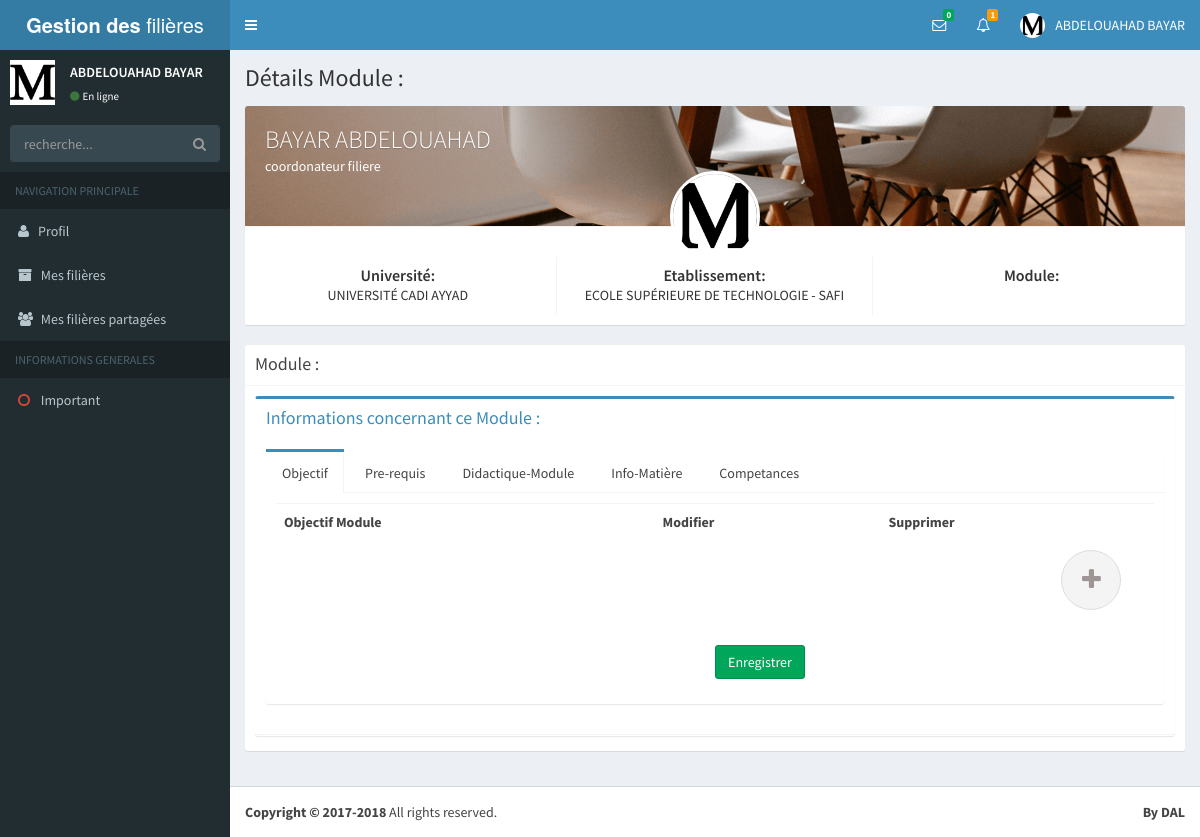
The page /Coordonateur_module/CordonnateurM.php (signed in) on the database its author committed.
### tables this page shows
CREATE TABLE IF NOT EXISTS `coordonateur_filiere` (
  `CODE_COR_FIL` int(11) NOT NULL AUTO_INCREMENT,
  `CODE_ETA` int(11) DEFAULT '1',
  `CODE_DEPT` int(11) DEFAULT '1',
  `PSEUDO` varchar(50) DEFAULT NULL,
  `PASSWORD` varchar(50) DEFAULT NULL,
  `NOM_COR_FIL` varchar(50) DEFAULT NULL,
  `PRENOM_COR_FIL` varchar(50) DEFAULT NULL,
  `SPCIALITE_COR_FIL` int(11) DEFAULT '1',
  `GRADE_COR_FIL` int(11) DEFAULT '1',
  `EMAIL_COR_FIL` varchar(60) DEFAULT NULL,
  `TELE_COR_FIL` varchar(20) DEFAULT NULL,
  `IMAGE_COR_FIL` text,
  `ETAT` varchar(50) DEFAULT 'coordonateur filiere',
  PRIMARY KEY (`CODE_COR_FIL`),
  UNIQUE KEY `PSEUDO` (`PSEUDO`),
  KEY `FK_ASSEMBLER` (`CODE_DEPT`),
  KEY `FK_DISPOSE` (`CODE_ETA`),
  KEY `CODE_ETA` (`CODE_ETA`),
  KEY `CODE_DEPT` (`CODE_DEPT`),
  KEY `GRADE_COR_FIL` (`GRADE_COR_FIL`),
  KEY `f11` (`SPCIALITE_COR_FIL`)
);

CREATE TABLE IF NOT EXISTS `coordonateur_module` (
  `CODE_COR_MODU` int(11) NOT NULL AUTO_INCREMENT,
  `CODE_DEPT` int(11) DEFAULT '1',
  `PSEUDO` varchar(50) DEFAULT NULL,
  `PASSWORD` varchar(50) DEFAULT NULL,
  `NOM_COR_MODU` varchar(50) DEFAULT NULL,
  `PRENOM_COR_MODU` varchar(50) DEFAULT NULL,
  `SPECIALITE_COR_MODU` int(11) DEFAULT '1',
  `GRADE_COR_MODU` int(11) DEFAULT '1',
  `CODE_ETA` int(11) DEFAULT NULL,
  `EMAIL_COR_MODU` varchar(60) DEFAULT NULL,
  `TELE_COR_MODU` varchar(20) DEFAULT NULL,
  `IMAGE_COR_MODU` text,
  `ETAT` varchar(50) DEFAULT 'Coordonnateur Module',
  PRIMARY KEY (`CODE_COR_MODU`),
  UNIQUE KEY `PSEUDO` (`PSEUDO`),
  KEY `FK_APPARTIENT` (`CODE_DEPT`),
  KEY `CODE_DEPT` (`CODE_DEPT`),
  KEY `SPECIALITE_COR_MODU` (`SPECIALITE_COR_MODU`),
  KEY `CODE_ETA` (`CODE_ETA`),
  KEY `GRADE_COR_MODU` (`GRADE_COR_MODU`)
);

CREATE TABLE IF NOT EXISTS `universite` (
  `CODE_UNIVERSITE` int(11) NOT NULL AUTO_INCREMENT,
  `CODE_VILLE` int(11) DEFAULT NULL,
  `NOM_UNIVERSITE` varchar(50) DEFAULT NULL,
  PRIMARY KEY (`CODE_UNIVERSITE`),
  KEY `CODE_VILLE` (`CODE_VILLE`)
);

CREATE TABLE IF NOT EXISTS `etablissement` (
  `CODE_ETA` int(11) NOT NULL AUTO_INCREMENT,
  `CODE_UNIVERSITE` int(11) DEFAULT NULL,
  `NOM_ETA` varchar(50) DEFAULT NULL,
  PRIMARY KEY (`CODE_ETA`),
  UNIQUE KEY `CODE_UNIVERSITE` (`CODE_UNIVERSITE`,`NOM_ETA`),
  KEY `FK_DERIGE` (`CODE_UNIVERSITE`)
);

### Coordonateur_module/CordonnateurM.php (the view, shortened to what the rows shown need)
<?php
include '../connexion.php';
$Etat = $_SESSION['NIV'];
if(isset($_SESSION['hhh']))
{
$idmodule =$_SESSION['id_M'];
$reqq00  = ($bd->query('Select CODE_COR_MODU FROM module WHERE CODE_MODU ="'.$idmodule.'" '));
$ress00 = $reqq00->fetch();
$rest=$ress00['CODE_COR_MODU'];
$reqq  = ($bd->query('Select CM.NOM_COR_MODU,CM.PRENOM_COR_MODU,D.NOM_DEPT as nom_dept,D.CODE_DEPT As code_dept from coordonateur_module CM,departement D WHERE CM.CODE_COR_MODU  ="'.$rest.'" AND CM.CODE_DEPT=D.CODE_DEPT '));
$reqq2 = ($bd->query('select  U.NOM_UNIVERSITE , E.NOM_ETA from coordonateur_module as C  , etablissement as E  , universite as U  , departement as D where   C.CODE_COR_MODU="'.$rest.'" and C.CODE_DEPT=D.CODE_DEPT and  D.CODE_ETA= E.CODE_ETA and E.CODE_UNIVERSITE = U.CODE_UNIVERSITE ;'));
$reqq3  =($bd->query('Select  NOM_MODU,ID_SEMSTRE from module  WHERE CODE_MODU="'.$idmodule.'"'));
$reqq9  =($bd->query('Select  CODE_MODU from module WHERE CODE_MODU="'.$idmodule.'" '));
$req2 = ($bd->query('select U.CODE_UNIVERSITE as code_uni,U.NOM_UNIVERSITE as nom_uni,E.NOM_ETA as nom_eta,E.CODE_ETA as code_eta from coordonateur_module as CM,etablissement as E,universite as U,departement as D where CM.CODE_COR_MODU="'.$rest.'" and CM.CODE_DEPT=D.CODE_DEPT and CM.CODE_ETA= E.CODE_ETA and E.CODE_UNIVERSITE=U.CODE_UNIVERSITE'));
$ress3 = $req2->fetch();
$ress = $reqq->fetch();
$ress1 = $reqq2->fetch();
$ress2 = $reqq3->fetch();
$ress9 = $reqq9->fetch();
$nom=$ress['NOM_COR_MODU'];
$code_modu=$ress9['CODE_MODU'];
$prenom=$ress['PRENOM_COR_MODU'];
$nom_dept = $ress['nom_dept'];
$code_dept=$ress['code_dept'];
$universite =$ress1['NOM_UNIVERSITE'];
$etat=$ress1['NOM_ETA'];
$monm=$ress2['NOM_MODU'];
$idsemestre=$ress2['ID_SEMSTRE'];
$nom_uni=$ress3['nom_uni'];
$nom_etab=$ress3['nom_eta'];
$code_uni=$ress3['code_uni'];
$code_eta=$ress3['code_eta'];
$reqq4=($bd->query('select count(Ma.CODE_MAT) as nb from matiere Ma , Module Mo where Ma.CODE_MODU=MO.CODE_MODU AND Mo.CODE_MODU="'.$idmodule.'" '));
$ress4 = $reqq4->fetch();
$nb=$ress4['nb'];
$nb=$nb-1;
$reqq5=($bd->query('select count(MP.CODE_OBJECTIF_MODU) as nb_obj from objectifs P , Module M ,objectifs_modules MP
                    where MP.CODE_MODU=M.CODE_MODU
                    AND P.CODE_OBJECTIF_MODU=MP.CODE_OBJECTIF_MODU
                    AND MP.CODE_MODU="'.$idmodule.'"'));
$ress5 = $reqq5->fetch();
$nb1=$ress5['nb_obj'];
$nb1=$nb1-1;
$reqq6=($bd->query('select count(MP.code_pre) as nb_pre from prerequis P , Module M ,module_prerequis MP
                    where MP.CODE_MODU=M.CODE_MODU
                    AND P.code_pre=MP.code_pre
                    AND MP.CODE_MODU="'.$idmodule.'"'));
$ress6 = $reqq6->fetch();
$nb2=$ress6['nb_pre'];
$nb2=$nb2-1;
$reqq7=($bd->query('select count(Di.CODE_DIDACTIQUE_MODU) as nb_did from module_didactique MD , Module M ,didactiques Di
                    where MD.CODE_MODU=M.CODE_MODU
                    AND Di.CODE_DIDACTIQUE_MODU=MD.CODE_DIDACTIQUE_MODU
                    AND MD.CODE_MODU="'.$idmodule.'"'));
$ress7 = $reqq7->fetch();
$nb4=$ress7['nb_did'];
$nb4=$nb4-1;
$test="SELECT count(CODE_CORD_DEM) as nb FROM `filiere_demandes`  where  CODE_FIL IN ( SELECT CODE_FIL
                                                                               FROM filiere f
                                                                               WHERE f.CODE_COR_FIL = $rest ) ; ";
  $result=mysqli_query($ma_connexion,$test);
  if(mysqli_num_rows($result) > 0)
    {
  while($row = mysqli_fetch_array($result))
      {
  $nb_d=$row['nb'];
    }
  }
}
else
{
$rest = $_SESSION['info'];
$reqq  = ($bd->query('Select CM.NOM_COR_MODU,CM.PRENOM_COR_MODU,D.NOM_DEPT as nom_dept,D.CODE_DEPT As code_dept from coordonateur_module CM,departement D WHERE CODE_COR_MODU  ="'.$rest. '" AND CM.CODE_DEPT=D.CODE_DEPT '));
$reqq2 = ($bd->query('select  U.NOM_UNIVERSITE , E.NOM_ETA from coordonateur_module as C  , etablissement as E  , universite as U  , departement as D where   C.CODE_COR_MODU="'.$rest.'" and C.CODE_DEPT=D.CODE_DEPT and  D.CODE_ETA= E.CODE_ETA and E.CODE_UNIVERSITE = U.CODE_UNIVERSITE ;'));
$ress = $reqq->fetch();
$ress1 = $reqq2->fetch();
$nom=$ress['NOM_COR_MODU'];
$prenom=$ress['PRENOM_COR_MODU'];
$universite =$ress1['NOM_UNIVERSITE'];
$etat=$ress1['NOM_ETA'];
}
?>
<!DOCTYPE html>
<html>
<head>
  <link rel="stylesheet" href="../bootstrap/css/bootstrap.min.css">
  <link rel="stylesheet" type="text/css" href="../css/font-awesome.min.css">
  <link rel="stylesheet" type="text/css" href="../css/ionicons.min.css">
  <link rel="stylesheet" href="../dist/css/AdminLTE.min.css">
  <link rel="stylesheet" href="../dist/css/skins/_all-skins.min.css">
  <link rel="stylesheet" type="text/css" href="../css/sweetalert2.min.css">
  <link rel="stylesheet" href="../css/jquery-confirm.min.css">
</head>
<body class="sidebar-mini wysihtml5-supported skin-blue">
<div class="wrapper">
<?php include("../includes/header.php"); ?>
<?php include("../includes/aside.php"); ?>
  <div class="content-wrapper">
    <section class="content-header">
      <h1>
        Détails Module :
      </h1>
    </section>
    <section class="content">
      <div class="row">
        <div class="col-md-12">
          <div class="box box-widget widget-user">
            <div class="widget-user-header bg-black" style="background: url('../images/photo2.png') center;">
              <h3 class="widget-user-username"><?php echo $nom ; echo ' ' ; echo $prenom ;  ?></h3>
              <h5 class="widget-user-desc"><?php echo $Etat ;  ?></h5>
            </div>
            <div class="widget-user-image">
              <img class="img-circle" src="<?php
                                            $rest = $_SESSION['info'];
                                            $bd = new PDO('mysql:host=localhost;dbname=pfe', 'root', '' , array(PDO::MYSQL_ATTR_INIT_COMMAND => "SET NAMES utf8", PDO::ATTR_ERRMODE => PDO::ERRMODE_EXCEPTION,PDO::ATTR_DEFAULT_FETCH_MODE => PDO::FETCH_ASSOC));
                                            $bd->setAttribute(PDO::ATTR_ERRMODE, PDO::ERRMODE_EXCEPTION);
                                            if ( $Etat =="coordonateur filiere" )
                                                {
                                                    $req  = ($bd->query('Select IMAGE_COR_FIL from coordonateur_filiere WHERE CODE_COR_FIL  ="'.$rest.'"'));
                                                    $ress = $req->fetch();
                                                    $url = $ress['IMAGE_COR_FIL'];
                                                    echo "../images/".$url;
                                                }
                                        ?>" alt="User Avatar">
            </div>
            <div class="box-footer">
              <div class="row">
                <div class="col-sm-4 border-right">
                  <div class="description-block">
                    <h5 class="description-header">Université:</h5>
                    <span class="description-text"><?php echo $universite ; ?></span>
                  </div>
                </div>
                <div class="col-sm-4 border-right">
                  <div class="description-block">
                    <h5 class="description-header">Etablissement:</h5>
                    <span class="description-text"><?php echo $etat ; ?></span>
                  </div>
                </div>
              </div>
            </div>
          </div>
        </div>
        <div class="col-md-12 showhideadd">
            <form name="sform" id="sform" method="POST" >
          <div class="box box-solid">
            <div class="box-body">
              <div class="box-group" id="accordion">
                <div class="panel box box-primary">
                  <div class="box-header with-border">
                    <h2 class="box-title">
                      <a data-toggle="collapse" data-parent="#accordion" href="#collapseOne">
                        Informations concernant ce Module :
                      </a>
                    </h2>
                    <br>
                    <br>
      <div class="row">
        <div class="col-md-12">
          <div class="nav-tabs-custom">
            <div class="tab-content">
              <div class="tab-pane active" id="a">
                <form action="" method="POST">
                	<div class="box-body table-responsive no-padding">
                  <table id="tableau_obj" class="table table-hover">
                      <tr>
                        <th>Objectif Module</th>
                      <th>Modifier</th>
                      <th>Supprimer</th>
                      </tr>
                  </table>
              </div>
                </form>
              </div>
          </div>
          </div>
        </div>
      </div>
    </div>
    </div>
    </div>
    </div>
    </div></form>
    </div>
      </div>
    </section>
  </div>
</div>
</body>
</html>

### includes/header.php (shortened to what the rows shown need)
  <form action="" method="POST">
  <header class="main-header">
    <nav class="navbar navbar-static-top">
      <div class="navbar-custom-menu">
        <ul class="nav navbar-nav">
          <li class="dropdown user user-menu">
            <a href="#" class="dropdown-toggle" data-toggle="dropdown">
              <img src="
<?php
                                            $rest = $_SESSION['info'];
                                            $bd = new PDO('mysql:host=localhost;dbname=pfe', 'root', '' , array(PDO::MYSQL_ATTR_INIT_COMMAND => "SET NAMES utf8", PDO::ATTR_ERRMODE => PDO::ERRMODE_EXCEPTION,PDO::ATTR_DEFAULT_FETCH_MODE => PDO::FETCH_ASSOC));
                                            $bd->setAttribute(PDO::ATTR_ERRMODE, PDO::ERRMODE_EXCEPTION);
                                            if ( $Etat =="coordonateur filiere" )
                                                {
                                                    $req  = ($bd->query('Select IMAGE_COR_FIL from coordonateur_filiere WHERE CODE_COR_FIL  ="'.$rest.'"'));
                                                    $ress = $req->fetch();
                                                    $url = $ress['IMAGE_COR_FIL'];
                                                    echo "../images/".$url;
                                                }
                                        ?>" class="user-image" alt="User Image">
              <span class="hidden-xs"><?php echo $prenom." ".$nom ?></span>
            </a>
          </li>
        </ul>
      </div>
    </nav>
  </header>
  </form>

### includes/aside.php (shortened to what the rows shown need)
  <aside class="main-sidebar">
    <section class="sidebar">
      <div class="user-panel">
        <div class="pull-left image">
          <img src="
<?php
                                            $rest = $_SESSION['info'];
                                            $bd = new PDO('mysql:host=localhost;dbname=pfe', 'root', '' , array(PDO::MYSQL_ATTR_INIT_COMMAND => "SET NAMES utf8", PDO::ATTR_ERRMODE => PDO::ERRMODE_EXCEPTION,PDO::ATTR_DEFAULT_FETCH_MODE => PDO::FETCH_ASSOC));
                                            $bd->setAttribute(PDO::ATTR_ERRMODE, PDO::ERRMODE_EXCEPTION);
                                            if ( $Etat =="coordonateur filiere" )
                                                {
                                                    $req  = ($bd->query('Select IMAGE_COR_FIL from coordonateur_filiere WHERE CODE_COR_FIL  ="'.$rest.'"'));
                                                    $ress = $req->fetch();
                                                    $url = $ress['IMAGE_COR_FIL'];
                                                    echo "../images/".$url;
                                                }
                                        ?>"  alt="User Image">
        </div>
        <div class="pull-left info">
          <p><?php echo $prenom." ".$nom ?></p>
          <a href="#"><i class="fa fa-circle text-success"></i>En ligne</a>
        </div>
      </div>
    </section>
  </aside>

### rows shown on the page
coordonateur_filiere: IMAGE_COR_FIL (picture)
coordonateur_module: PRENOM_COR_MODU "ABDELOUAHAD", NOM_COR_MODU "BAYAR"
universite: NOM_UNIVERSITE "UNIVERSITÉ CADI AYYAD", etablissement.NOM_ETA "ECOLE SUPÉRIEURE DE TECHNOLOGIE - SAFI"

### other values the page prints
$nb_d "1"
$Etat "coordonateur filiere"
